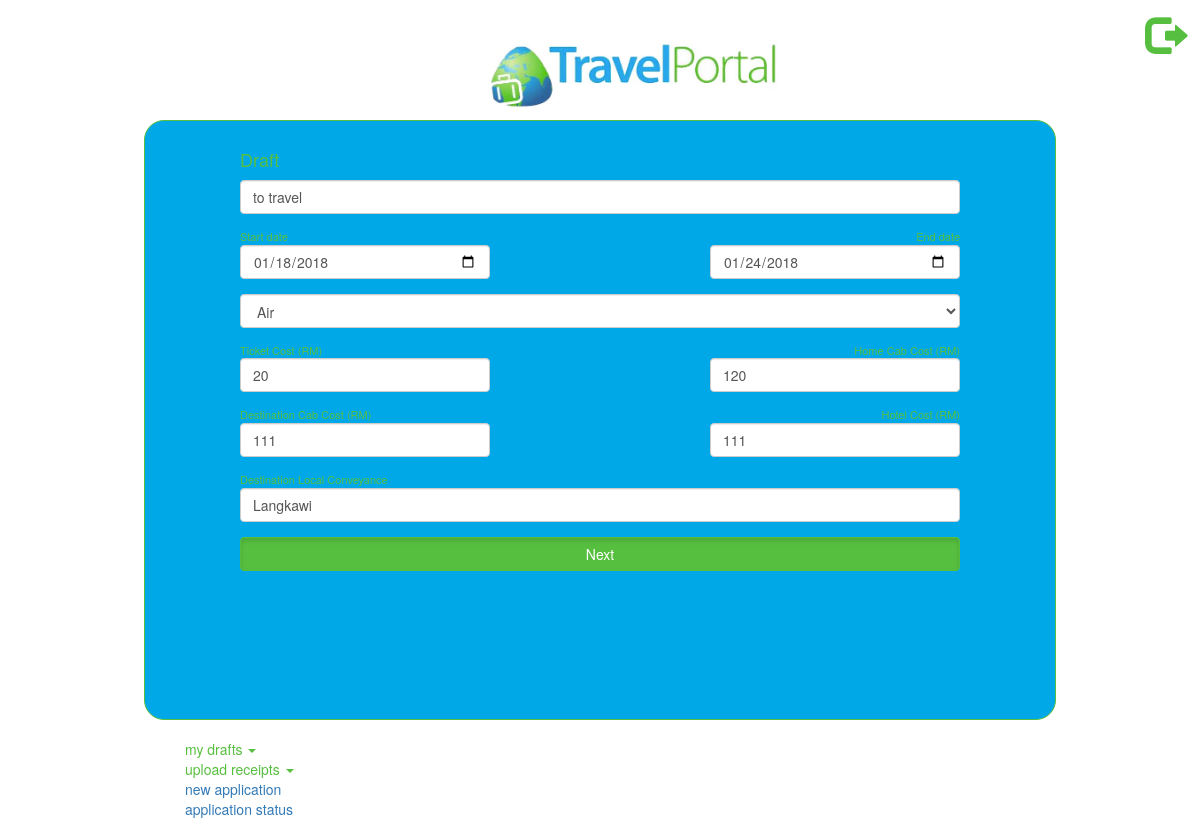
/draft.php?tid=19 (signed in), run on the app's committed database.
### tables this page shows
CREATE TABLE `travel_plans` (
  `t_id` int(11) NOT NULL,
  `who` varchar(60) NOT NULL,
  `purpose` varchar(300) NOT NULL,
  `s_date` date NOT NULL,
  `e_date` date NOT NULL,
  `mode_id` int(5) NOT NULL,
  `ticket_cost` int(10) NOT NULL,
  `here_cab` int(10) NOT NULL,
  `there_cab` int(10) NOT NULL,
  `hotel_cost` int(10) NOT NULL,
  `local_conveyance` varchar(255) NOT NULL,
  `status_id` int(5) NOT NULL,
  `manager` varchar(60) NOT NULL
);

### scripts/connect.php (called while the page is built, shortened)
<?php
$db_name = 'travel_portal';

### scripts/functions.inc (called while the page is built, shortened)
<?php
function check($id,$who){
    $sql = "SELECT * FROM `travel_plans` where status_id = '1' and who = '$who' and manager = '' and t_id = '$id'";
    return fetch($sql);
}
function fetch($sql){
	include ("connect.php");
	$new_ress = array();
	$ress =  $con->query($sql);
							$in = 0;
					while($row = $ress->fetch_assoc())
												{
													 $new_ress[$in] = $row;
													  $in++;
												}
	return $new_ress;
					}

### draft.php (the view, shortened to what this page needs)
<?php
include ("scripts/functions.inc");
$me = $_SESSION["email"];
$id = $_GET["tid"];
$res = check($id,$me);
$sql = "SELECT * FROM `travel_plans` where status_id = '1' and who = '$me' order by t_id desc;";
$drafts = fetch($sql);
?>
<!DOCTYPE html>
<html>
    <head>
    <link href="css/bootstrap.min.css" rel="stylesheet">
    <link href="css/custom.css" rel="stylesheet">
    </head>
    <body>
        <div class="header">
         <img alt="Brand" src="img/tp.png" class="d-inline-block align-top" alt="">
        <a href="scripts/logout.php"> <span class="glyphicon glyphicon-log-out" aria-hidden logout="true" style="font-size: 40px;  color: white;" id="logo"> </span></a>
        </div>
         <div class="container">
        <div class="parent">
                <div class="bg-image"></div>
                <div id="content" class="content">
                    <h4 class="newapp">Draft</h4>
                    <form name="go_draft" method="post" action="scripts/save.php">
                   <div class="form-group">
                        <input type="text" name="purpose" class="form-control"   maxlength="255" value="<?= $res[0]["purpose"] ?>" required="required" />
                  </div>
                  <div class="labels"><p><div class="left new_trip">Start date </div><div class="right">End date </div></p></div>
                    <div class="form-group">
               <input type="date" value="<?= $res[0]["s_date"] ?>"  class="form-control in_line" name="sd" required="required" />
            <input type="date" value="<?= $res[0]["e_date"] ?>"  class="form-control in_line right" name="ed" required="required" />
          </div>
                   <div class="form-group">
             <select class="form-control" name="mode">
                  <?php
                  $sql = "SELECT * from mode;";
                  $res_ = fetch($sql);
                  foreach ($res_ as $r){
                      echo '<option value="'.$r["mode_id"].'">'.$r["mode_name"].'</option>';
                  }
                    ?>
            </select>
          </div>
                 <div class="labels"><p><div class="left new_trip">Ticket Cost (RM) </div><div  class="right">Home Cab Cost (RM)</div></p></div>
                  <div class="form-group">
                 <input type="number" name="tc" value="<?= $res[0]["ticket_cost"] ?>"  class="form-control in_line" maxlength="10" placeholder="Ticket Cost (RM)" required="required" />
            <input type="number" name="hc" value="<?= $res[0]["here_cab"] ?>"  class="form-control in_line right" maxlength="10" placeholder="Home Cab Cost (RM)" required="required" />
          </div>
                 <div class="labels"><p><div class="left new_trip">Destination Cab Cost (RM)</div><div class="right">Hotel Cost (RM)</div></p></div>
                  <div class="form-group">
                 <input type="number" name="dc" value="<?= $res[0]["there_cab"] ?>"  class="form-control in_line" maxlength="10" placeholder="Destination Cab Cost (RM)" required="required" />
            <input type="number" name="hoc" value="<?= $res[0]["hotel_cost"] ?>"  class="form-control in_line right" maxlength="10" placeholder="Hotel Cost (RM)" required="required" />
          </div>
              <div class="labels"><p><div class="left new_trip">Destination Local Conveyance </div></p></div>
              <div class="form-group">
            <input type="text" name="convey" value="<?= $res[0]["local_conveyance"] ?>" class="form-control" maxlength="255" placeholder="Destination Local Conveyance" required="required" />
              </div>
             <input type="submit" class="btn btn-warning btn-block active" name="go_draft" value="Next" />
        </form>
                </div>
                <div>
                    <div class="dropdown" id="opt">
                        <button class="make-link dropdown-toggle" id="opt"  onmouseout="deunderline(this)" onmouseover="underline(this)" type="button" id="menu1" data-toggle="dropdown">my drafts
                        <span class="caret"></span></button>
                  </div>
                      <div class="dropdown">
                        <button class="make-link dropdown-toggle" id="opt"  onmouseout="deunderline(this)" onmouseover="underline(this)" type="button" id="menu1" data-toggle="dropdown">upload receipts
                        <span class="caret"></span></button>
                      </div>
                    <ul id="options">
                        <li><a href="#new_travel">new application</a></li>
                        <li><a href="#status">application status</a></li>
                    </ul>
                </div>
                </div>
             </div>
    </body>
</html>

### css/custom.css (style rules this page uses)
body { background-color: white; }
h1,h2,h3,h4,h5,h6,#options,#opt { color: #57bf3f; }
.glyphicon-log-out { color: #57bf3f !important; position: absolute; right: 15px; top: 15px; }
.header { width: 100%; height: 50px; }
.header img { margin-top: 40px !important; width: 25%; margin-left: 40%; margin-top: 10px; }
.header a { margin-left: 31%; }
.btn-warning { background: #57bf3f !important; border: 1px solid #57bf3f !important; }
ul { list-style: none; }
.parent { margin-top: 70px; margin-bottom: 100px; border-radius: 20px; border: 1px solid #57bf3f !important; width: 80%; margin-left: 10%; height: 600px; background: #00a8e8; }
.bg-image { width: 100%; height: 100%; background-size: 100%; opacity: 0.05; }
.newapp { margin-top: 50px; }
.content { position: absolute; top: 100px; left: 20%; width: 60%; }
.in_line { width: 250px; display: inline !important; }
.right { float: right; }
.make-link { background:none!important; color: #1d73be; border:none; padding:0!important; font: inherit; cursor: pointer; margin-left: 40px; padding-top: 0px; }
.labels { color: #57bf3f !important; font-size: 11px; }
.left { float: left; }
.new_trip { margin-right: 440px; }

### data on the page
travel_plans: purpose "to travel", sd "01/18/2018", ed "01/24/2018", tc "20", hc "120", dc "111", hoc "111", convey "Langkawi"

### other printed values
form field mode "Air"
